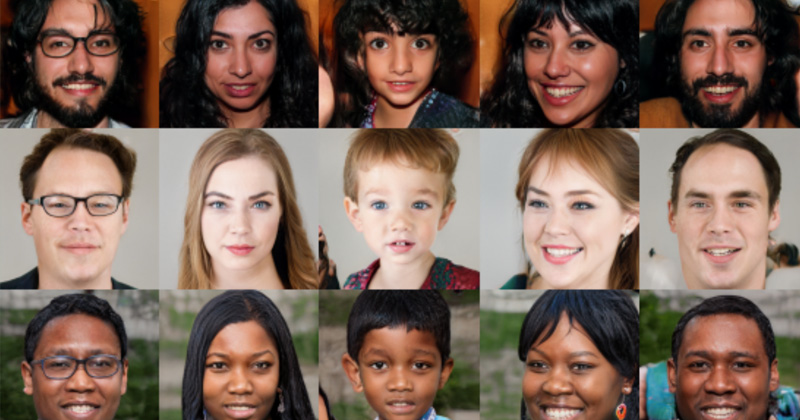
#> input picture image/peple.jpg, 800 x 420 px, found by its file name
$ python main_old.py
#> lines starting #> are read from the running program, lines starting #| are printed output that depends on the picture; long printed decimals are rounded

import cv2 as cv
import numpy as np
# print(cv)
# print(np)

# read img
main_img = cv.imread('image/peple.jpg',cv.IMREAD_ANYCOLOR)
#> main_img is the input picture: shape (420, 800, 3); mean B, G, R 87.8, 99.8, 122.4
temp_img = cv.imread('image/temp.jpg',cv.IMREAD_ANYCOLOR)
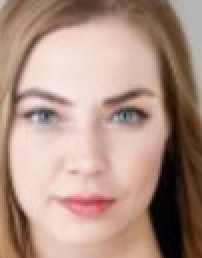
#> input picture image/temp.jpg, 101 x 129 px, found by its file name (shown 2 times larger)
#> temp_img is the input picture: shape (129, 101, 3); mean B, G, R 132.3, 145.7, 174.9
# [4 lines of commented-out code are left out]


result = cv.matchTemplate(main_img,temp_img,cv.TM_CCOEFF_NORMED)
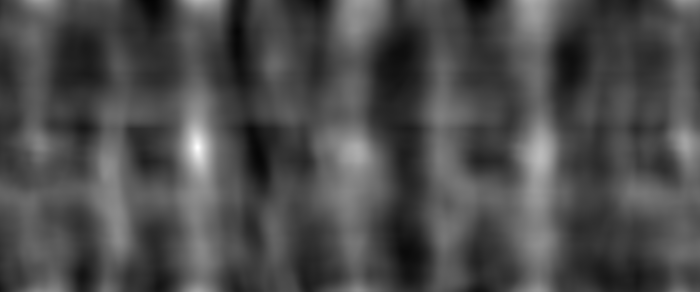
#> result: shape (292, 700) float32; min -0.429, max 0.999, mean -0.00319; drawn with min black and max white
# print(result)

# min,max,minloc,maxloc = cv.minMaxLoc(result)
_,maxvalue,_,maxloc = cv.minMaxLoc(result)
#> maxvalue = 0.999; maxloc = (197, 147)

print(maxvalue)
#| 0.999

print(maxloc)
#| (197, 147)
threshold = 0.9

if maxvalue >= threshold:
    topleft = maxloc
#> topleft = (197, 147)
    print(temp_img.shape)
#| (129, 101, 3)

    #ระบุความกว้างความสูง
    height = temp_img.shape[0]
#> height = 129
    width = temp_img.shape[1]
#> width = 101

    #กำหนดตำแหน่งที่จะวาดรูปสี่เหลี่ยม
    buttomright = (topleft[0]+width,topleft[1]+height)
#> buttomright = (298, 276)

     #วาดรูปสี่เหลี่ยม
    cv.rectangle(main_img,topleft,buttomright,color=(97,189,92) , thickness=4, lineType= cv.LINE_4)


    #ใส่ตัวหนังสือ
    font = cv.FONT_ITALIC
    #ตำแหน่ง
    position = (topleft[0]+30,topleft[1]-5)
#> position = (227, 142)
    fontsize = 0.5
    color = (255,0,255)
    cv.putText(main_img,"TEST",position,font,fontsize,color,thickness=2)
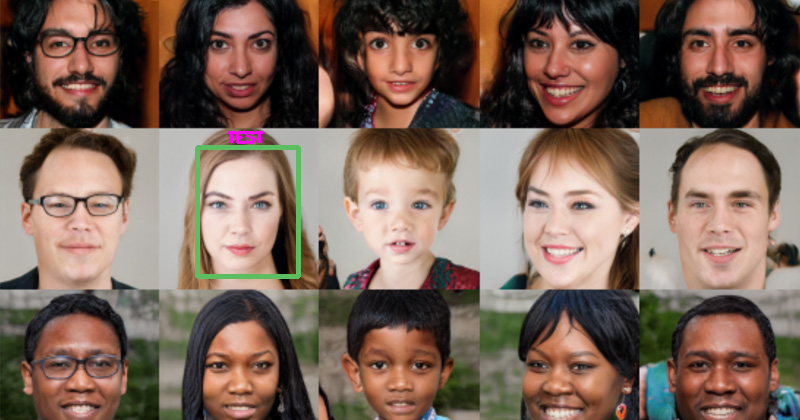
#> main_img: shape (420, 800, 3); mean B, G, R 87.9, 100.2, 122.1

    cv.imshow('result',main_img)
    cv.waitKey()
    cv.destroyAllWindows()
